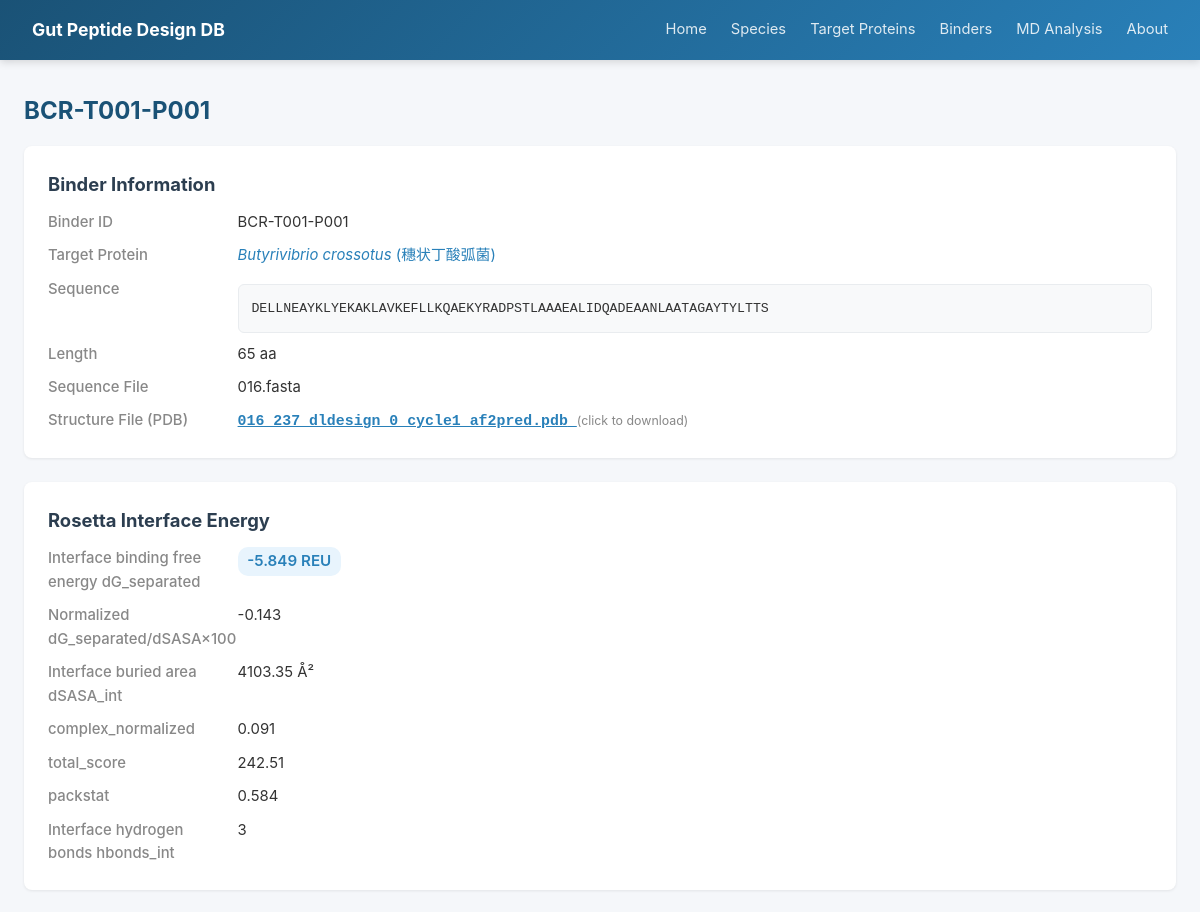
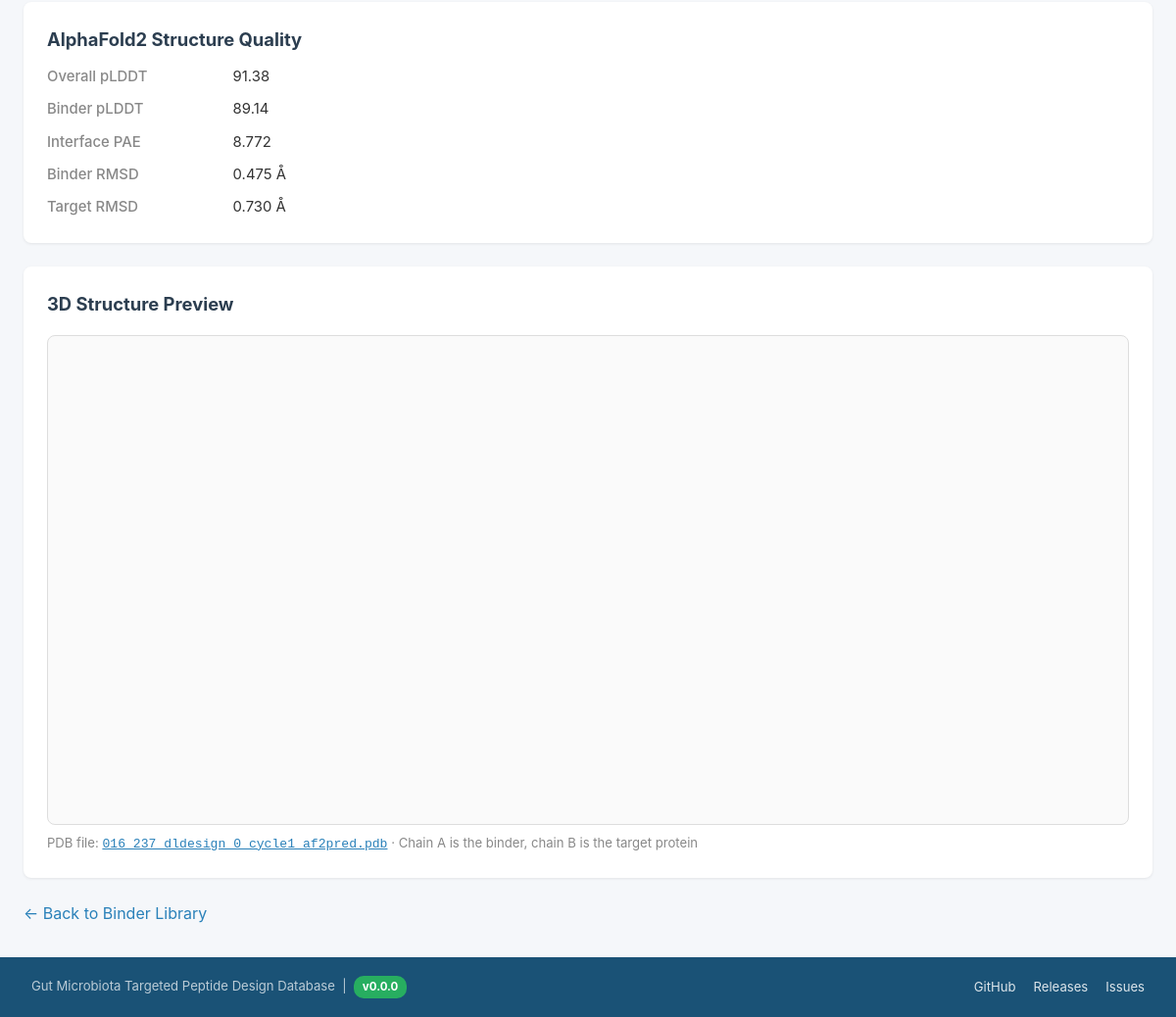
/binders/BCR-T001-P001, run on an earlier commit of the app's database (2 pictures, top to bottom).
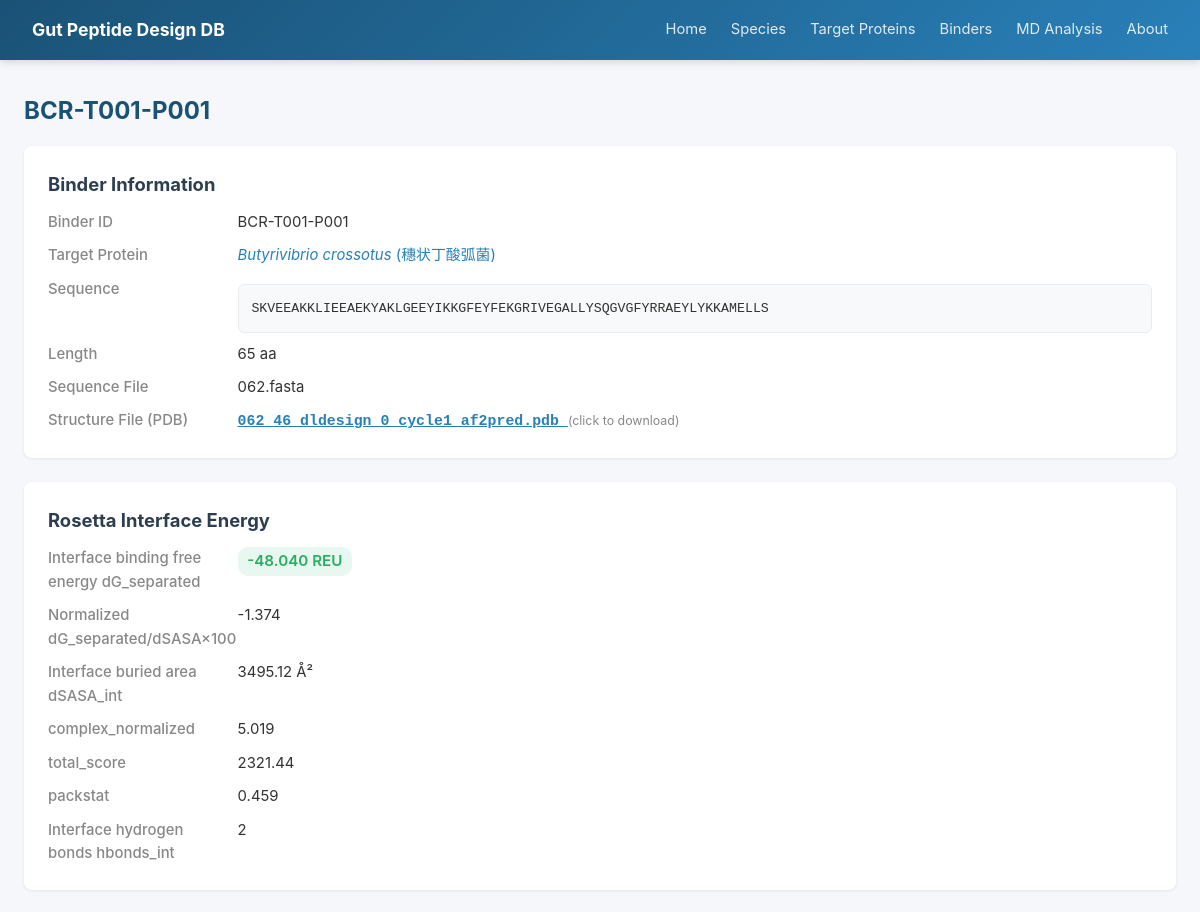
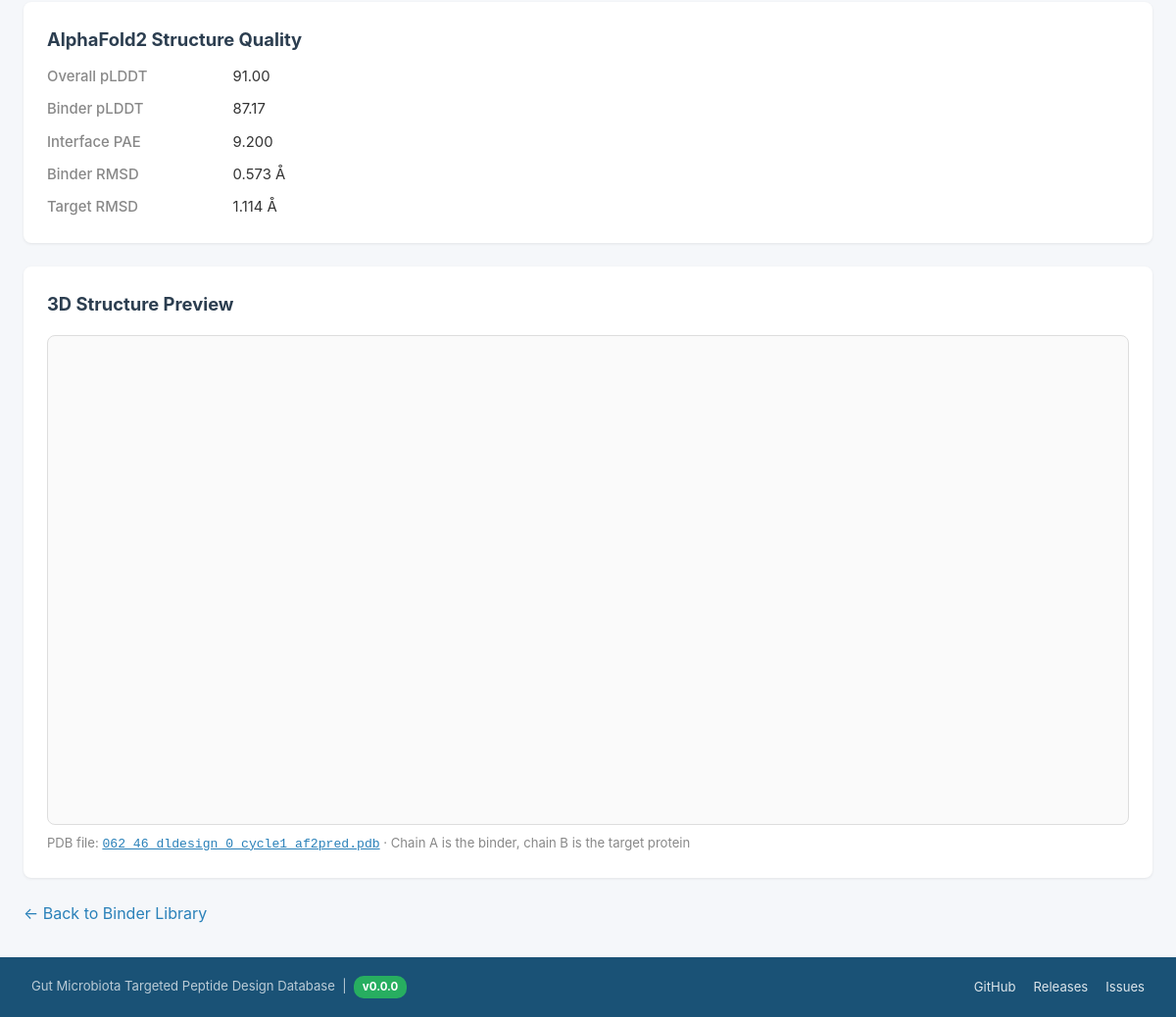
And on a later commit of the database (2 pictures, top to bottom).
### tables this page shows
CREATE TABLE Binder (
        Binder_ID       TEXT PRIMARY KEY,
        Species_ID      TEXT NOT NULL,
        Binder_Sequence TEXT,
        Length          INTEGER,
        Raw_Score       REAL,
        dG_sep_norm     REAL,
        dSASA_int       REAL,
        complex_norm    REAL,
        total_score     REAL,
        packstat        REAL,
        hbonds_int      INTEGER,
        pLDDT_total     REAL,
        pLDDT_binder    REAL,
        PAE_interaction REAL,
        binder_RMSD     REAL,
        target_RMSD     REAL,
        Sequence_File   TEXT,
        Structure_File  TEXT,
        Notes           TEXT,
        FOREIGN KEY (Species_ID) REFERENCES Species(Species_ID)
    );

### app.py (the view)
@app.route('/binders/<bid>')
def binder_detail(bid):
    db = get_db()
    b = db.execute("""
        SELECT b.*, s.Scientific_Name, s.Chinese_Name
        FROM Binder b JOIN Species s ON b.Species_ID=s.Species_ID
        WHERE b.Binder_ID=?
    """, (bid,)).fetchone()
    if not b: return "未找到", 404
    return render_template('binder_detail.html', b=b)

### app.py (called while the page is built)
@app.context_processor
def inject_meta():
    return {'DB_VERSION': DB_VERSION, 'REPO_URL': REPO_URL}

def get_db():
    if 'db' not in g:
        g.db = sqlite3.connect(DB_PATH)
        g.db.row_factory = sqlite3.Row
    return g.db

### templates/binder_detail.html (shortened to what this page needs)
{% extends "base.html" %}
{% block content %}
<h1>{{ b.Binder_ID }}</h1>
<div class="card">
    <h2>Binder Information</h2>
    <div class="detail-grid">
        <div class="detail-label">Binder ID</div><div>{{ b.Binder_ID }}</div>
        <div class="detail-label">Target Protein</div><div><a href="/species/{{ b.Species_ID }}"><em>{{ b.Scientific_Name }}</em> ({{ b.Chinese_Name }})</a></div>
        <div class="detail-label">Sequence</div><div class="seq-box" style="display:inline-block;">{{ b.Binder_Sequence }}</div>
        <div class="detail-label">Length</div><div>{{ b.Length or '-' }} aa</div>
        <div class="detail-label">Sequence File</div><div>{{ b.Sequence_File or '-' }}</div>
        <div class="detail-label">Structure File (PDB)</div>
        <div>
            {% if b.Structure_File %}
            <a href="#" onclick="confirmDownload('{{ b.Structure_File }}');return false;"
               style="font-family:monospace; text-decoration:underline; cursor:pointer;" title="Click to download the PDB file">
               <strong>{{ b.Structure_File }}</strong>
            </a>
            <small style="color:#888;">(click to download)</small>
            {% else %}-{% endif %}
        </div>
    </div>
</div>
<div class="card">
    <h2>Rosetta Interface Energy</h2>
    {% if b.Raw_Score is not none %}
    <div class="detail-grid">
        <div class="detail-label">Interface binding free energy dG_separated</div>
        <div><span class="badge {% if b.Raw_Score < -6 %}badge-green{% elif b.Raw_Score < -4 %}badge-blue{% else %}badge-orange{% endif %}" style="font-size:.95rem;">{{ "%.3f"|format(b.Raw_Score) }} REU</span></div>
        <div class="detail-label">Normalized dG_separated/dSASA×100</div><div>{{ "%.3f"|format(b.dG_sep_norm) }}</div>
        <div class="detail-label">Interface buried area dSASA_int</div><div>{{ "%.2f"|format(b.dSASA_int) }} Å²</div>
        <div class="detail-label">complex_normalized</div><div>{{ "%.3f"|format(b.complex_norm) }}</div>
        <div class="detail-label">total_score</div><div>{{ "%.2f"|format(b.total_score) }}</div>
        <div class="detail-label">packstat</div><div>{{ "%.3f"|format(b.packstat) }}</div>
        <div class="detail-label">Interface hydrogen bonds hbonds_int</div><div>{{ b.hbonds_int }}</div>
    </div>
    {% else %}
    <p style="color:#e67e22;">The Rosetta energy for this binder ({{ b.Structure_File }}) has not yet been compiled; to be added.</p>
    {% endif %}
</div>
<div class="card">
    <h2>AlphaFold2 Structure Quality</h2>
    {% if b.pLDDT_total is not none %}
    <div class="detail-grid">
        <div class="detail-label">Overall pLDDT</div><div>{{ "%.2f"|format(b.pLDDT_total) }}</div>
        <div class="detail-label">Binder pLDDT</div><div>{{ "%.2f"|format(b.pLDDT_binder) }}</div>
        <div class="detail-label">Interface PAE</div><div>{{ "%.3f"|format(b.PAE_interaction) }}</div>
        <div class="detail-label">Binder RMSD</div><div>{{ "%.3f"|format(b.binder_RMSD) }} Å</div>
        <div class="detail-label">Target RMSD</div><div>{{ "%.3f"|format(b.target_RMSD) }} Å</div>
    </div>
    {% else %}
    <p style="color:#e67e22;">The AF2 quality metrics for this binder have not yet been compiled; to be added.</p>
    {% endif %}
</div>
{% if b.Structure_File %}
<div class="card">
    <h2>3D Structure Preview</h2>
    <div id="pdb-viewer"></div>
    <p style="font-size:.82rem; color:#888; margin-top:.5rem;">
        PDB file:
        <a href="#" onclick="confirmDownload('{{ b.Structure_File }}');return false;"
           style="font-family:monospace; text-decoration:underline; cursor:pointer;">{{ b.Structure_File }}</a>
        · Chain A is the binder, chain B is the target protein
    </p>
</div>
{% endif %}
<p><a href="/binders">&larr; Back to Binder Library</a></p>
{% endblock %}

What changed in the data, as far as the page shows it:
changed Binder "BCR-T001-P001": Binder_Sequence "DELLNEAYKLYEKAKLAVKEFLLKQAEKYRADPSTLAAAEALIDQADEAANLAATAGAYTYLTTS" → "SKVEEAKKLIEEAEKYAKLGEEYIKKGFEYFEKGRIVEGALLYSQGVGFYRRAEYLYKKAMELLS"; Sequence_File "016.fasta" → "062.fasta"; Structure_File "016_237_dldesign_0_cycle1_af2pred.pdb" → "062_46_dldesign_0_cycle1_af2pred.pdb"; Raw_Score "-5.849" → "-48.040"; dG_sep_norm "-0.143" → "-1.374"; dSASA_int "4103.35" → "3495.12"; complex_norm "0.091" → "5.019"; total_score "242.51" → "2321.44"; packstat "0.584" → "0.459"; hbonds_int "3" → "2"; pLDDT_total "91.38" → "91.00"; pLDDT_binder "89.14" → "87.17"; PAE_interaction "8.772" → "9.200"; binder_RMSD "0.475" → "0.573"; target_RMSD "0.730" → "1.114"
